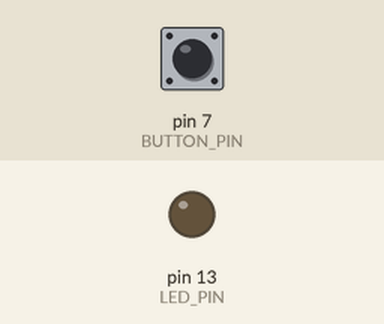
Recording of a sketch running on a simulated Arduino Uno, built with avr-gcc and run on an emulated ATmega328P. On the bench: output pins drawn as LEDs (lit = HIGH). Inputs (shaded band) come from the test bench; at power-on: pin 7 (BUTTON_PIN) LOW.

Above: at 1.2 s.
1.3 s: pin 7 (BUTTON_PIN) pulled HIGH for 0.15 s
At 2.2 s:
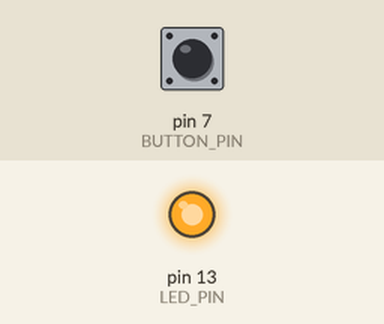
2.9 s: pin 7 (BUTTON_PIN) pulled HIGH for 1 s
At 3.4 s:
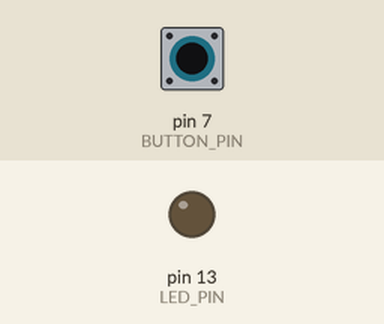
5.4 s: pin 7 (BUTTON_PIN) pulled HIGH for 3.2 s
At 6.5 s:
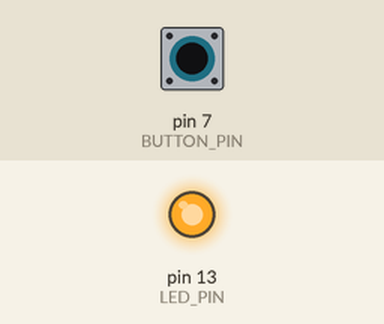
Timing chart, 0 to 8.4 s (numbered marks = the images above; inputs shaded):
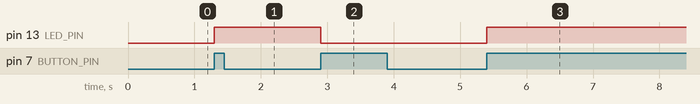

The sketch:

DebounceButton.ino
```cpp
const unsigned int BUTTON_PIN = 7;
const unsigned int LED_PIN    = 13;
void setup() {
  pinMode(LED_PIN, OUTPUT);
  pinMode(BUTTON_PIN, INPUT);
}
int old_button_state = LOW;
int led_state = LOW;
void loop() {
  const int CURRENT_BUTTON_STATE = digitalRead(BUTTON_PIN);
  if (CURRENT_BUTTON_STATE != old_button_state &&
      CURRENT_BUTTON_STATE == HIGH)
  {
    if (led_state == LOW)
      led_state = HIGH;
     else
      led_state = LOW;
    digitalWrite(LED_PIN, led_state);
    delay(50); // <label id="code.binary_die.debounce_delay"/>
  }
  old_button_state = CURRENT_BUTTON_STATE;
}
```

Measured:
- after the input at 1.3 s, pin 13 (LED_PIN): LOW → HIGH at once
- after the input at 2.9 s, pin 13 (LED_PIN): HIGH → LOW at once
- after the input at 5.4 s, pin 13 (LED_PIN): LOW → HIGH at once
